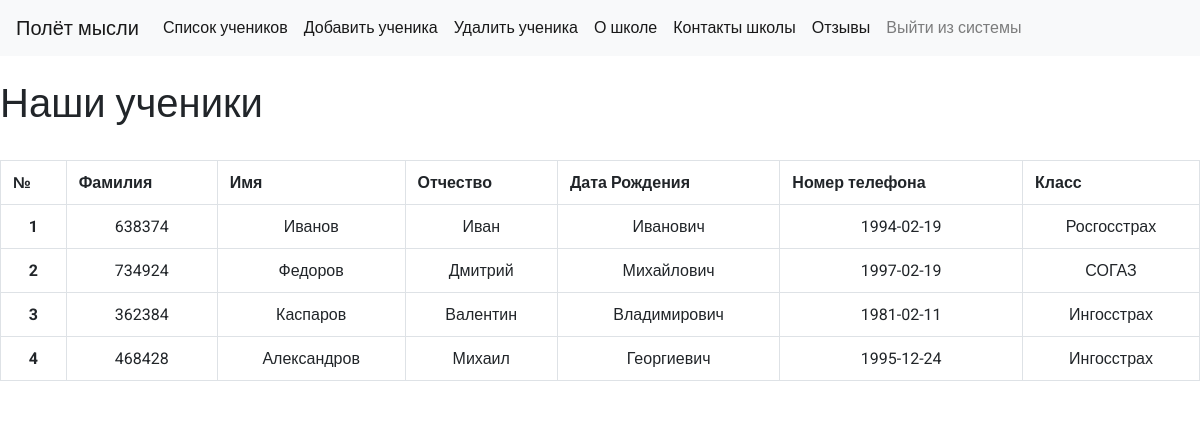
The page /files/all_stud.php (signed in) on the database its author committed.
### tables this page shows
CREATE TABLE `info` (
  `id_medical` int(11) UNSIGNED NOT NULL,
  `card` int(11) UNSIGNED NOT NULL,
  `NameF` varchar(30) NOT NULL,
  `NameI` varchar(20) DEFAULT NULL,
  `NameO` varchar(20) DEFAULT NULL,
  `birth_day_pat` date DEFAULT NULL,
  `insurance_company` varchar(20) DEFAULT NULL,
  `passport_series` int(11) DEFAULT NULL,
  `passport_number` int(11) DEFAULT NULL,
  `mobile_number` varchar(20) DEFAULT NULL,
  `room` int(11) NOT NULL,
  `diag` text NOT NULL
);

### files/all_stud.php (the view, shortened to what this page needs)
<html>
<head>
<link rel="stylesheet" href="https://maxcdn.bootstrapcdn.com/bootstrap/4.0.0/css/bootstrap.min.css"
</head>
<link  rel="stylesheet" href="./style.css">
<body class="b1">
<body>
  <nav class="navbar navbar-expand-lg navbar-light bg-light">
  <a class="navbar-brand" href="menu.php">Полёт мысли</a>
  <div class="collapse navbar-collapse" id="navbarNavDropdown">
    <ul class="navbar-nav">
      <li class="nav-item active">
          <a class="nav-link" href="all_stud.php">Список учеников <span class="sr-only">(current)</span></a>
      </li>
      <li class="nav-item active">
          <a class="nav-link" href="add_stud.php">Добавить ученика</a>
      </li>
      <li class="nav-item active">
          <a class="nav-link" href="delete_stud.php">Удалить ученика</a>
      </li>
      <li class="nav-item active">
        <a class="nav-link" href="about.php">О школе</a>
      </li>
      <li class="nav-item active">
        <a class="nav-link" href="contacts.php">Контакты школы</a>
      </li>
      <li class="nav-item active">
          <a class="nav-link" href="feedback.php">Отзывы</a>
      </li>
      <li class="nav-item">
        <a class="nav-link" href="exit.php">Выйти из системы</a>
      </li>
    </div>
  </nav>
<br>
<h1>Наши ученики</h1> <br>
<?php
  $mysql = new mysqli('database', 'root', 'tiger', 'data')
  OR DIE("Ошибка подключения к базе данных");
		$itemstable="info";
		mysqli_set_charset($mysql,'utf8');
		echo '<center>';
		echo '<table class="table table-bordered"><caption></caption><tr><th><b>№</b></th><th><b>Фамилия</b></th><th><b>Имя</b></th><th><b>Отчество</b></th><th><b>Дата Рождения</b></th>
    <th><b>Номер телефона</b></th><th><b>Класс</b></th></tr></tr>';
		echo '</center>';
		$query = "SELECT * FROM $itemstable";
		$result = mysqli_query($mysql,$query) or die(mysqli_error());
		 while ($row = mysqli_fetch_array($result))
		{
			echo '<tr align="center">
			<td><b>'.$row[0].'</b></td>
			<td>'.$row[1].'</td>
			<td>'.$row[2].'</td>
			<td>'.$row[3].'</td>
			<td>'.$row[4].'</td>
			<td>'.$row[5].'</td>
      <td>'.$row[6].'</td>';
		}
		?>
	</body>
</html>

### files/all_stud.php (style rules this page uses)
body { font-family: 'Roboto', sans-serif; }

### rows shown on the page
info: id_medical "1", card "638374", NameF "Иванов", NameI "Иван", NameO "Иванович", birth_day_pat "1994-02-19", insurance_company "Росгосстрах"
info: id_medical "2", card "734924", NameF "Федоров", NameI "Дмитрий", NameO "Михайлович", birth_day_pat "1997-02-19", insurance_company "СОГАЗ"
info: id_medical "3", card "362384", NameF "Каспаров", NameI "Валентин", NameO "Владимирович", birth_day_pat "1981-02-11", insurance_company "Ингосстрах"
info: id_medical "4", card "468428", NameF "Александров", NameI "Михаил", NameO "Георгиевич", birth_day_pat "1995-12-24", insurance_company "Ингосстрах"
